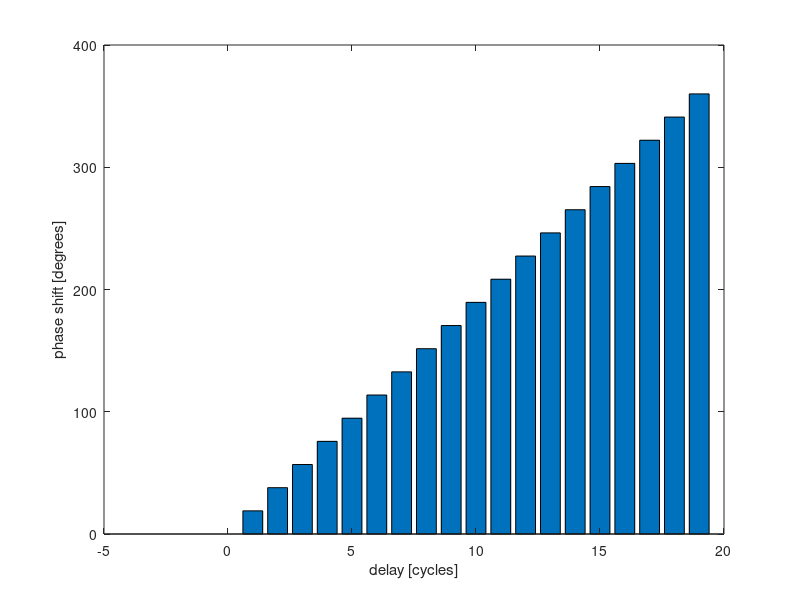

This chart was generated by the following MATLAB code:
%%% Script to compute realizable phase shifts given symbol
%%% frequencies (/"clock dividers")

d0 = 20;
d1 = 18;

d = (d0 + d1)/2;

delay = 0:1:d;
phase = delay./d*360;
bar(delay, phase);
xlabel("delay [cycles]")
ylabel("phase shift [degrees]")